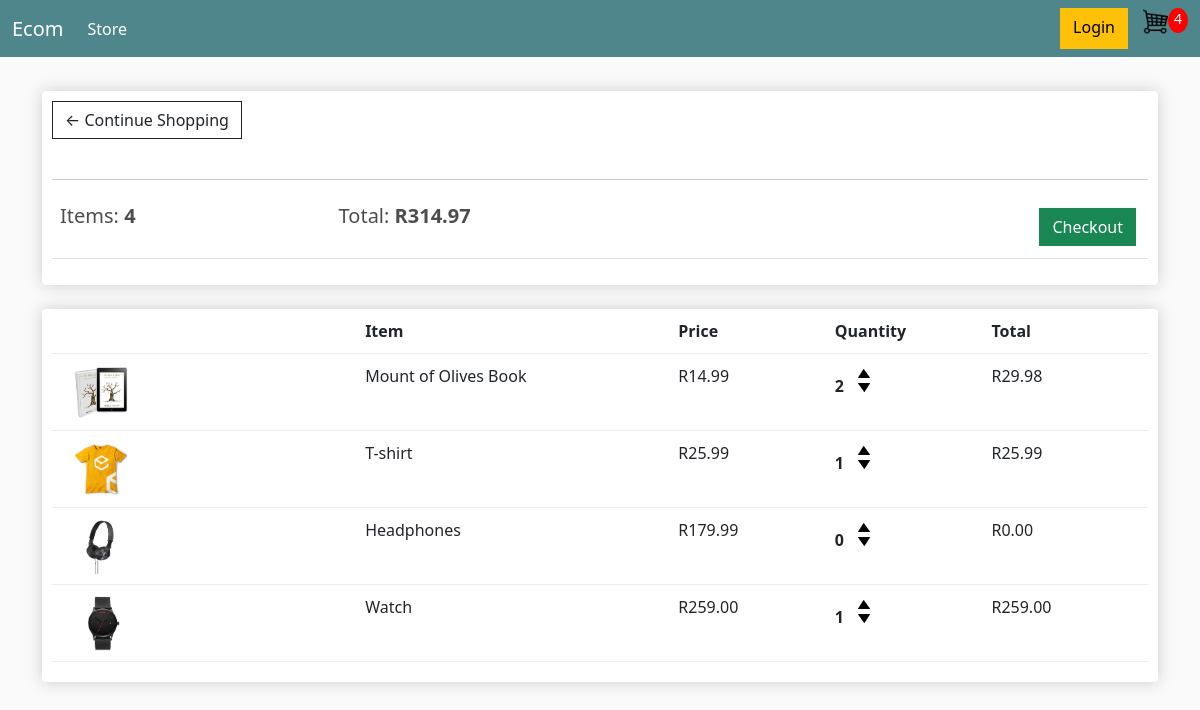
The page /cart/ (signed in) on the database as committed earlier.
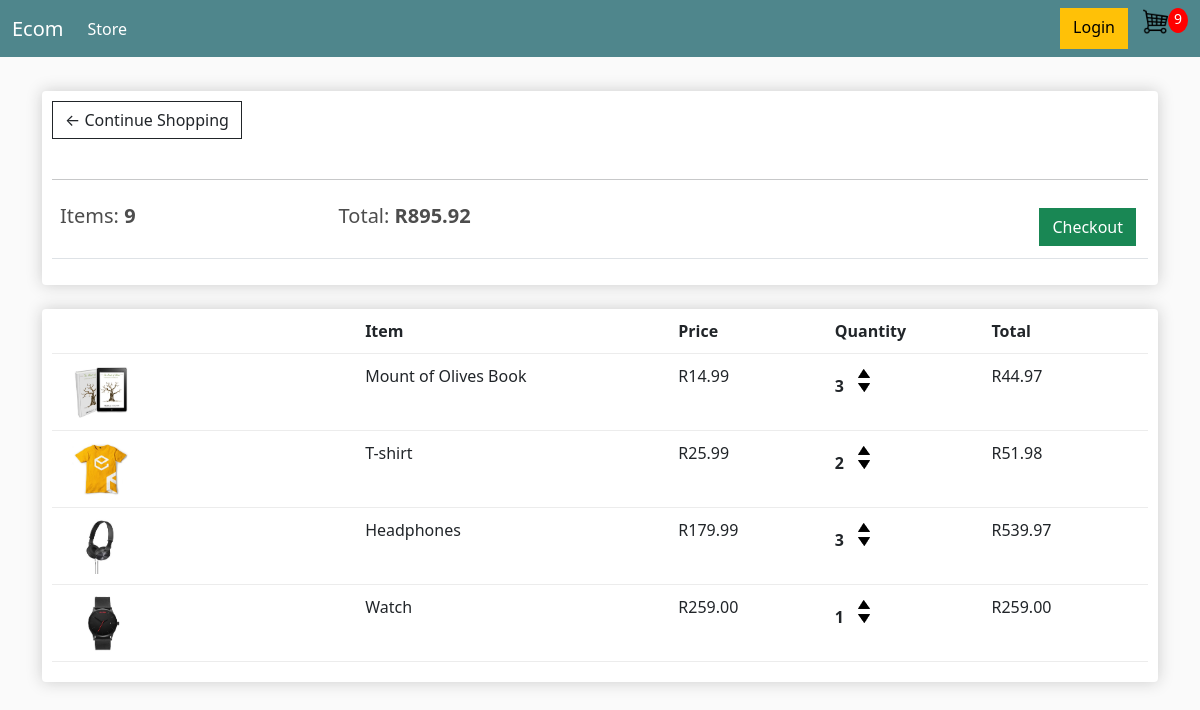
The same page on the database as committed later.
### store/models.py (models this page shows, shortened)
class Order(models.Model):
  customer = models.ForeignKey(Customer, on_delete=models.SET_NULL, null=True, blank=True)
  date_ordered = models.DateTimeField(auto_now_add=True)
  complete = models.BooleanField(default=False, null=True, blank=False)
  transaction_id = models.CharField(max_length=100, null=True)
  @property
  def get_cart_total(self):
    orderitems: OrderItem = self.orderitem_set.all()
    total = sum([item.get_total for item in orderitems])
    return total
  @property
  def get_cart_items(self):
    orderitems = self.orderitem_set.all()
    total = sum([item.quantity for item in orderitems])
    return total

class OrderItem(models.Model):
  product = models.ForeignKey(Product, on_delete=models.SET_NULL, blank=True, null=True)
  order = models.ForeignKey(Order, on_delete=models.SET_NULL, blank=True, null=True)
  quantity = models.IntegerField(default=0, null=True, blank=True)
  date_added = models.DateTimeField(auto_now_add=True)
  @property
  def get_total(self):
    total = self.product.price * self.quantity
    return total

class Product(models.Model):
  name = models.CharField(max_length=255, null=True)
  price = models.DecimalField(max_digits=10, decimal_places=2)
  digital = models.BooleanField(default=False, null=True, blank=False)
  image = models.ImageField(null=True, blank=True)
  @property
  def imageUrl(self):
    imageUrl = self.image.url
    try:
      url = imageUrl
    except:
      url = ''
    return url

### store/views.py (the view)
# urls.py: path('cart/', views.cart, name='cart'),
def cart(request):
  if request.user.is_authenticated:
    customer = request.user.customer
    order, created = Order.objects.get_or_create(customer=customer, complete=False)
    items = order.orderitem_set.all()
    cartItems = order.get_cart_items
  else:
    items = []
    order = {'get_cart_total': 0, 'get_cart_items': 0, 'shipping': False}
    cartItems = ['get_cart_items']
  context ={'items': items, 'order': order, 'cartItems': cartItems}
  return render(request, 'store/cart.html', context)

### store/templates/store/cart.html (shortened to what this page needs)
{% extends 'store/main.html' %}
{% load static %}
{% block content %}
<div class="row">
  <div class="col-lg-12">
    <div class="box-element">
      <a href="{% url 'store' %}" class="btn btn-outline-dark">&#x2190; Continue Shopping</a>
      <br>
      <br>
      <hr>
      <table class="table">
        <tr>
          <th>
            <h5>Items: <strong>{{order.get_cart_items}}</strong></h5>
          </th>
          <th>
            <h5>Total: <strong>R{{order.get_cart_total}}</strong></h5>
          </th>
          <th>
            <a class="btn btn-success" style="float: right; margin: 0.25rem" href="{% url 'checkout' %}">Checkout</a>
          </th>
        </tr>
      </table>
    </div>
    <br>
    <div class="box-element">
      <div class="cart-row">
        <div style="flex:2"></div>
        <div style="flex:2"><strong>Item</strong></div>
        <div style="flex:1"><strong>Price</strong></div>
        <div style="flex:1"><strong>Quantity</strong></div>
        <div style="flex:1"><strong>Total</strong></div>
      </div>
      {% for item in items %}
      <div class="cart-row">
        <div style="flex:2"><img class="row-image" src="{{item.product.imageUrl}}" alt=""></div>
        <div style="flex:2">{{item.product.name}}</div>
        <div style="flex:1">R{{item.product.price}}</div>
        <div style="flex:1">
          <p class="quantity">{{item.quantity}}</p>
          <div class="quantity">
            <img data-product="{{item.product.id}}" data-action="add" class="chg-quantity update-cart"
              src="{% static 'images/arrow-up.png' %}" alt="">
            <img data-product="{{item.product.id}}" data-action="remove" class="chg-quantity update-cart"
              src="{% static 'images/arrow-down.png' %}" alt="">
          </div>
        </div>
        <div style="flex:1">R{{item.get_total}}</div>
      </div>
      {% endfor %}
    </div>
  </div>
</div>
{% endblock content %}

### store/templates/store/main.html (shortened to what this page needs)
<!DOCTYPE html>
{% load static %}
<html lang="en">
<head>
  <link href="https://cdn.jsdelivr.net/npm/bootstrap@5.2.0/dist/css/bootstrap.min.css" rel="stylesheet"
>
  <link rel="stylesheet" href="{% static 'css/main.css' %}">
</head>
<body>
  <nav class="navbar navbar-expand-lg navbar-dark bg-dark">
    <div class="container-fluid">
      <a class="navbar-brand" href="{% url 'store' %}">Ecom</a>
      <div class="collapse navbar-collapse" id="navbarSupportedContent">
        <ul class="navbar-nav me-auto mb-2 mb-lg-0">
          <li class="nav-item">
            <a class="nav-link active" aria-current="page" href="{% url 'store' %}">Store</a>
          </li>
        </ul>
        <div class="d-flex my-2 my-lg-0">
          <a class="btn btn-warning" href="">Login</a>
          <a href="{% url 'cart' %}">
            <img id="cart-icon" src="{% static 'images/cart.png' %}" alt="cart image">
          </a>
          <p id="cart-total" class="update-cart">{{cartItems}}</p>
        </div>
      </div>
    </div>
  </nav>
  <div class="container">
    <br>
    {% block content %}
    {% endblock content %}
  </div>
</body>
</html>

### static/css/main.css (style rules this page uses)
body { background-color: hsl(0, 0%, 98%); }
h1, h2, h3, h4, h5, h6 { color: hsl(0, 0%, 30%); }
.box-element { box-shadow: hsl(0, 0%, 80%) 0 0 16px; background-color: #fff; border-radius: 4px; padding: 10px; }
.bg-dark { background-color: #4f868c !important; }
#cart-icon { width: 25px; display: inline-block !important; margin-left: 15px; }
#cart-total { display: block; text-align: center; color: #fff; background-color: red; width: 20px; height: 25px; border-radius: 50%; font-size: 14px; }
.col-lg-4, .col-lg-6, .col-lg-8, .col-lg-12 { margin-top: 10px; }
.btn { border-radius: 0; }
.row-image { width: 100px; }
.cart-row { display: flex; align-items: flex-stretch; padding-bottom: 10px; margin-bottom: 10px; border-bottom: 1px solid #ececec; }
.quantity { display: inline-block; font-weight: 700; padding-right: 10px; text-align: center; }
.chg-quantity { width: 12px; cursor: pointer; display: block; margin-top: 5px; transition: .1s; }

Rows that differ between the two databases and show on the page:
changed through a linked row, Order: get_cart_items "4" → "9"; get_cart_total "314.97" → "895.92"
changed OrderItem "Mount of Olives Book": quantity "2" → "3"; get_total "29.98" → "44.97"
changed OrderItem "T-shirt": quantity "1" → "2"; get_total "25.99" → "51.98"
changed OrderItem "Headphones": quantity "0" → "3"; get_total "0.00" → "539.97"
Other text that changed with them:
{{ cartItems }}: "4" → "9"
